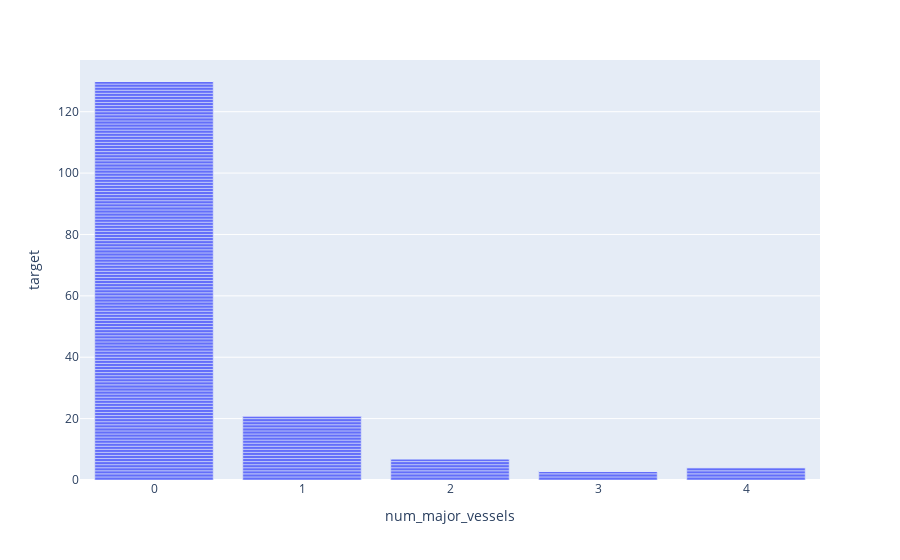

Notebook source saved alongside this figure:
### Code cell
#Relation of major_vessels with target = 1
fig = px.bar(df, x = "num_major_vessels", y = "target")
fig.show()

### Figure 1 — Plotly figure (JSON) as saved in the notebook; plotly's stock layout.template omitted (floating-point values rounded to 4 significant figures; data arrays with more than 128 entries replaced by an {"elided": "..."} marker saying what was removed)
{"data": [{"alignmentgroup": "True", "hovertemplate": "num_major_vessels=%{x}<br>target=%{y}<extra></extra>", "legendgroup": "", "marker": {"color": "#636efa"}, "name": "", "offsetgroup": "", "orientation": "v", "showlegend": false, "textposition": "auto", "type": "bar", "x": {"elided": "303 int values"}, "xaxis": "x", "y": {"elided": "303 int values"}, "yaxis": "y"}], "layout": {"barmode": "relative", "legend": {"tracegroupgap": 0}, "margin": {"t": 60}, "xaxis": {"anchor": "y", "domain": [0, 1], "title": {"text": "num_major_vessels"}}, "yaxis": {"anchor": "x", "domain": [0, 1], "title": {"text": "target"}}}}
